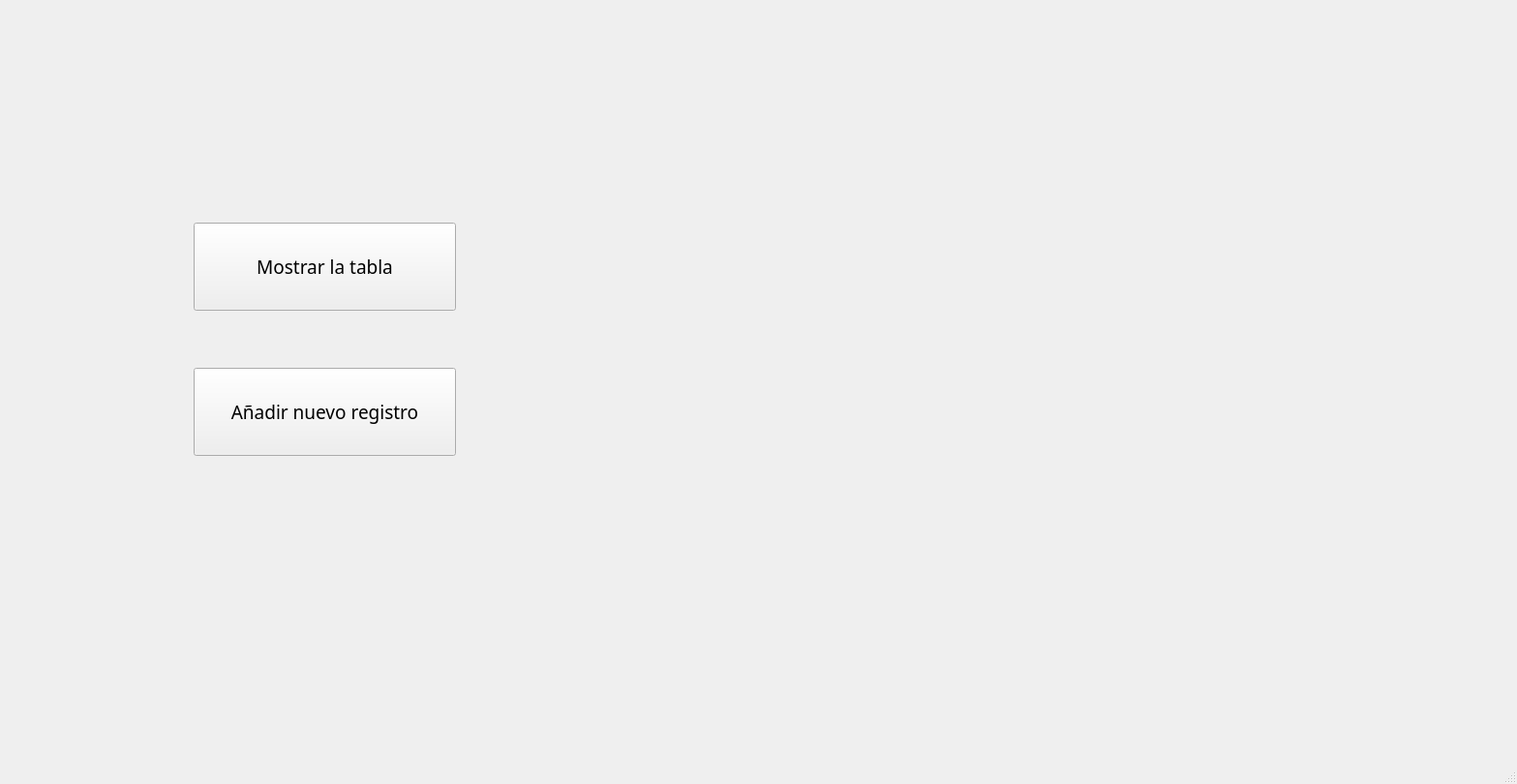
<?xml version="1.0" encoding="UTF-8"?>
<ui version="4.0">
 <class>Banco</class>
 <widget class="QMainWindow" name="Banco">
  <property name="geometry">
   <rect>
    <x>0</x>
    <y>0</y>
    <width>1567</width>
    <height>810</height>
   </rect>
  </property>
  <property name="windowTitle">
   <string>MainWindow</string>
  </property>
  <widget class="QWidget" name="centralwidget">
   <widget class="QPushButton" name="mostrarTabla">
    <property name="geometry">
     <rect>
      <x>200</x>
      <y>230</y>
      <width>271</width>
      <height>91</height>
     </rect>
    </property>
    <property name="font">
     <font>
      <family>Cascadia Code</family>
      <pointsize>14</pointsize>
     </font>
    </property>
    <property name="text">
     <string>Mostrar la tabla</string>
    </property>
   </widget>
   <widget class="QPushButton" name="addRegister">
    <property name="geometry">
     <rect>
      <x>200</x>
      <y>380</y>
      <width>271</width>
      <height>91</height>
     </rect>
    </property>
    <property name="font">
     <font>
      <family>Cascadia Code</family>
      <pointsize>14</pointsize>
     </font>
    </property>
    <property name="text">
     <string>Añadir nuevo registro</string>
    </property>
   </widget>
  </widget>
  <widget class="QStatusBar" name="statusbar"/>
 </widget>
 <resources/>
 <connections/>
</ui>
